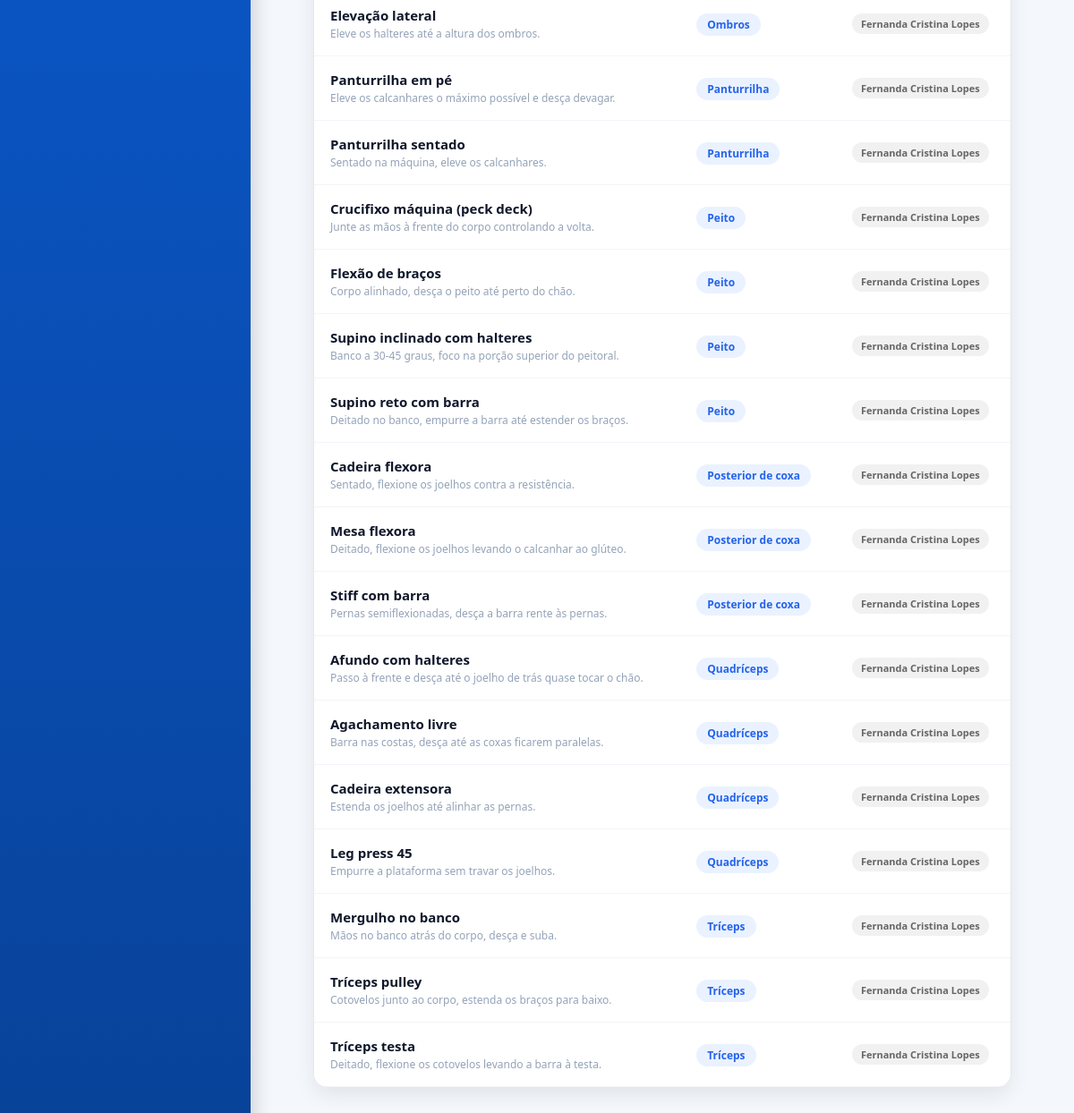
The page /exercicios/listar/exercicio/ (signed in, lower part) on the database as committed earlier.
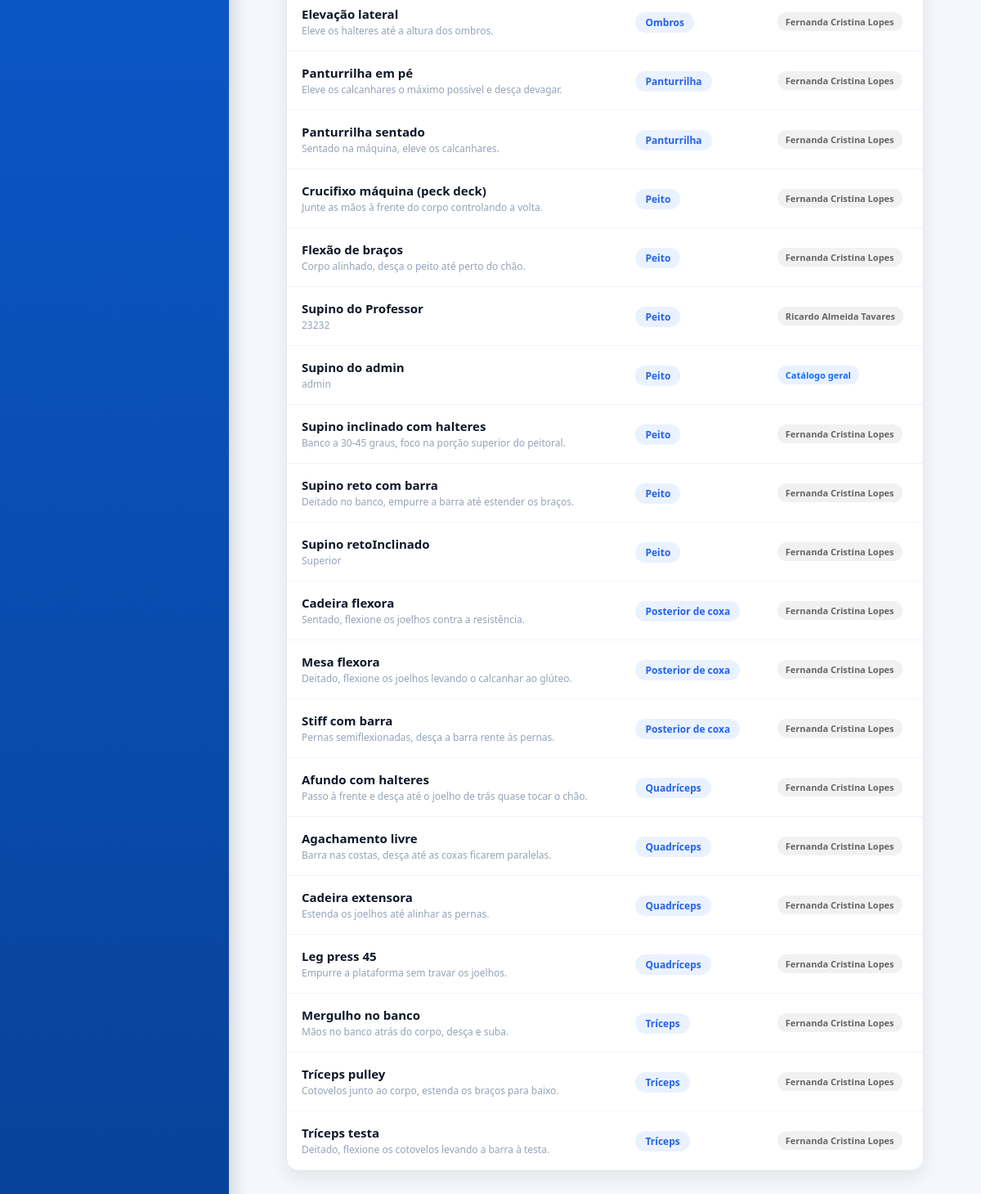
The same page on the database as committed later.
### exercicio/models.py (models this page shows, shortened)
class Exercicio(Auditoria):
    nome = models.CharField(max_length=100, verbose_name="Nome do Exercicio")
    categoria = models.ForeignKey(Categoria, on_delete=models.PROTECT)
    descricao = models.CharField(max_length=150, verbose_name="Descrição")
    cadastrado_por = models.ForeignKey(Pessoa, on_delete=models.PROTECT)

class Categoria(Auditoria):
    nome = models.CharField(max_length=100, verbose_name="Categoria")

### cadastros/models.py (models this page shows, shortened)
class Auditoria(models.Model):
    cadastrado_em = models.DateTimeField(auto_now_add=True, verbose_name="Cadastrado em")
    atualizado_em = models.DateTimeField(auto_now=True, verbose_name="Atualizado em")
    class Meta:
        abstract = True

class Pessoa(Auditoria):
    TIPO_CHOICES = [
        ('ALUNO', 'Aluno'),
        ('PROFESSOR', 'Professor'),
        ('ADMINISTRADOR', 'Administrador')
    ]
    SEXO_CHOICES = [
        ('M', 'Masculino'),
        ('F', 'Feminino'),
        ('O', 'Outro'),
    ]
    NIVEL_CHOICES = [
        (1, 'Iniciante'),
        (2, 'Intermediário'),
        (3, 'Avançado'),
    ]
    tipo = models.CharField(max_length=20, choices=TIPO_CHOICES, verbose_name="Tipo de Pessoa")
    nome = models.CharField(max_length=50, verbose_name="Nome")
    data_nascimento = models.DateField(verbose_name="Data de nascimento",null=True,blank=True,validators=[validar_data_nascimento],)
    cpf = models.CharField(max_length=11, unique=True, verbose_name="CPF")
    telefone = models.CharField(max_length=15, verbose_name="Telefone")
    objetivo = models.TextField(verbose_name="Objetivo", null=True, blank=True)
    sexo = models.CharField(max_length=20, choices=SEXO_CHOICES, verbose_name="Sexo", null=True, blank=True)
    nivel = models.IntegerField(choices=NIVEL_CHOICES, verbose_name="Nível", null=True, blank=True)
    cidade = models.ForeignKey(Cidade, on_delete=models.PROTECT)
    professor = models.ForeignKey("self", on_delete=models.PROTECT, related_name="alunos", limit_choices_to={"tipo": "PROFESSOR"}, null=True, blank=True)
    usuario = models.OneToOneField("auth.User", on_delete=models.CASCADE, related_name="pessoa_usuario")
    precisa_trocar_senha = models.BooleanField(default=False, verbose_name="Precisa trocar a senha")

### exercicio/views.py (the view)
# urls.py: path('listar/exercicio/', ExercicioList.as_view(), name='listar-exercicio'),
class ExercicioList(LoginRequiredMixin, GroupRequiredMixin, ListView):
    model = Exercicio
    template_name = 'listar_exercicio.html'
    context_object_name = 'exercicios'
    group_required = ["Professor", "Administrador"]
    def get_origem(self):
        return self.request.GET.get('origem') or ('todos' if eh_admin(self.request.user) else 'meus')
    def get_queryset(self):
        user = self.request.user
        pessoa = getattr(user, 'pessoa_usuario', None)
        origem = self.get_origem()
        qs = exercicios_visiveis(user).select_related(
            'categoria', 'cadastrado_por__usuario'
        ).prefetch_related('cadastrado_por__usuario__groups')
        if origem == 'meus':
            qs = qs.filter(cadastrado_por=pessoa) if pessoa else qs.none()
        elif origem == 'catalogo':
            qs = qs.filter(
                Q(cadastrado_por__usuario__is_superuser=True)
                | Q(cadastrado_por__usuario__groups__name="Administrador")
            ).distinct()
        categoria = self.request.GET.get('categoria', '')
        if categoria.isdigit():
            qs = qs.filter(categoria_id=categoria)
        lista = list(qs.order_by('categoria__nome', 'nome'))
        busca = self.request.GET.get('q', '').strip()
        if busca:
            termo = normalizar(busca)
            lista = [e for e in lista if termo in normalizar(e.nome)]
        for e in lista:
            e.do_catalogo = do_catalogo(e.cadastrado_por.usuario)
        return lista
    def get_context_data(self, **kwargs):
        context = super().get_context_data(**kwargs)
        context['origem'] = self.get_origem()
        context['busca'] = self.request.GET.get('q', '').strip()
        context['categoria_sel'] = self.request.GET.get('categoria', '')
        context['categorias'] = Categoria.objects.order_by('nome')
        return context

### cadastros/permissoes.py (called while the page is built)
def eh_admin(user):
    return user.is_superuser or user.groups.filter(name="Administrador").exists()

### exercicio/views.py (called while the page is built, shortened)
def exercicios_visiveis(user):
    if user.is_superuser or user.groups.filter(name="Administrador").exists():
        return Exercicio.objects.all()

def do_catalogo(usuario):
    return usuario.is_superuser or any(g.name == "Administrador" for g in usuario.groups.all())

### exercicio/templates/listar_exercicio.html (shortened to what this page needs)
{% extends 'modelo.html' %}
{% load static %}
{% block css %}
<link rel="stylesheet" href="{% static 'css/paginas/modelo.css' %}">
<link rel="stylesheet" href="{% static 'css/exercicio/detalhe_treino.css' %}">
<link rel="stylesheet" href="{% static 'css/exercicio/listar_treino.css' %}">
<link rel="stylesheet" href="{% static 'css/exercicio/listar_exercicio.css' %}">
{% endblock %}
{% block main %}
<div class="list-container">
    <div class="table-container">
        <table class="tabela-treinos">
            <tbody>
                {% for exercicio in exercicios %}
                <tr>
                    <td>
                        <strong>{{ exercicio.nome }}</strong>
                        {% if exercicio.descricao %}
                        <span class="descricao">{{ exercicio.descricao }}</span>
                        {% endif %}
                    </td>
                    <td>
                        <span class="badge-categoria">{{ exercicio.categoria.nome }}</span>
                    </td>
                    <td>
                        {% if exercicio.do_catalogo %}
                        <span class="badge-origem catalogo">Catálogo geral</span>
                        {% elif exercicio.cadastrado_por.usuario == request.user %}
                        <span class="badge-origem proprio">Criado por você</span>
                        {% else %}
                        <span class="badge-origem outro">{{ exercicio.cadastrado_por.nome }}</span>
                        {% endif %}
                    </td>
                </tr>
                {% endfor %}
            </tbody>
        </table>
    </div>
</div>
{% endblock %}

Rows that differ between the two databases and show on the page:
added Exercicio: nome "Supino do Professor", descricao "23232", categoria.nome "Peito", cadastrado_por.nome "Ricardo Almeida Tavares"
added Exercicio: nome "Supino do admin", descricao "admin", categoria.nome "Peito", shows "Catálogo geral"
added Exercicio: nome "Supino retoInclinado", descricao "Superior", categoria.nome "Peito", cadastrado_por.nome "Fernanda Cristina Lopes"
